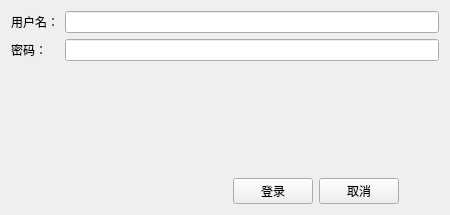
<?xml version="1.0" encoding="UTF-8"?>
<ui version="4.0">
 <class>LoginWidget</class>
 <widget class="QWidget" name="LoginWidget">
  <property name="geometry">
   <rect>
    <x>0</x>
    <y>0</y>
    <width>450</width>
    <height>215</height>
   </rect>
  </property>
  <property name="windowTitle">
   <string>登陆界面</string>
  </property>
  <layout class="QVBoxLayout" name="verticalLayout">
   <item>
    <layout class="QFormLayout" name="formLayout">
     <item row="0" column="0">
      <widget class="QLabel" name="label">
       <property name="text">
        <string>用户名：</string>
       </property>
      </widget>
     </item>
     <item row="0" column="1">
      <widget class="QLineEdit" name="lineEdit_user">
       <property name="sizePolicy">
        <sizepolicy hsizetype="Expanding" vsizetype="Preferred">
         <horstretch>0</horstretch>
         <verstretch>0</verstretch>
        </sizepolicy>
       </property>
      </widget>
     </item>
     <item row="1" column="0">
      <widget class="QLabel" name="label_2">
       <property name="text">
        <string>密码：</string>
       </property>
      </widget>
     </item>
     <item row="1" column="1">
      <widget class="QLineEdit" name="lineEdit_pwd">
       <property name="sizePolicy">
        <sizepolicy hsizetype="Expanding" vsizetype="Preferred">
         <horstretch>0</horstretch>
         <verstretch>0</verstretch>
        </sizepolicy>
       </property>
      </widget>
     </item>
    </layout>
   </item>
   <item>
    <layout class="QHBoxLayout" name="horizontalLayout_3">
     <item>
      <spacer name="horizontalSpacer">
       <property name="orientation">
        <enum>Qt::Horizontal</enum>
       </property>
       <property name="sizeHint" stdset="0">
        <size>
         <width>40</width>
         <height>20</height>
        </size>
       </property>
      </spacer>
     </item>
     <item>
      <widget class="QPushButton" name="pushButton_confirm">
       <property name="text">
        <string>登录</string>
       </property>
      </widget>
     </item>
     <item>
      <widget class="QPushButton" name="pushButton_cancel">
       <property name="text">
        <string>取消</string>
       </property>
      </widget>
     </item>
     <item>
      <spacer name="horizontalSpacer_2">
       <property name="orientation">
        <enum>Qt::Horizontal</enum>
       </property>
       <property name="sizeType">
        <enum>QSizePolicy::Minimum</enum>
       </property>
       <property name="sizeHint" stdset="0">
        <size>
         <width>40</width>
         <height>20</height>
        </size>
       </property>
      </spacer>
     </item>
    </layout>
   </item>
  </layout>
 </widget>
 <resources/>
 <connections/>
</ui>
